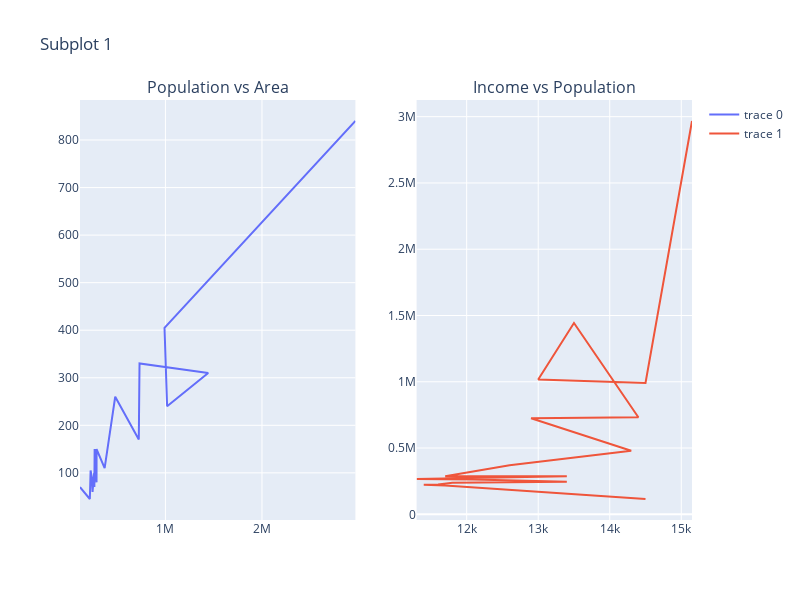

The cell this chart's notebook holds for it:
### Code cell
fig = make_subplots(rows = 1, cols = 2, subplot_titles = ('Population vs Area', 'Income vs Population'))
fig.add_trace(go.Scatter(x = df['population'], y = df['area']), row = 1, col = 1)
fig.add_trace(go.Scatter(x = df['income'], y = df['population']), row = 1, col = 2)
fig.update_layout(height = 600, width = 800, title = "Subplot 1")
fig.show()

### Figure 1 — Plotly figure (JSON) as saved in the notebook; plotly's stock layout.template omitted (floating-point values rounded to 4 significant figures)
{"data": [{"type": "scatter", "x": [2967360, 990724, 1017699, 1443207, 731922, 724314, 480080, 370707, 286958, 286899, 286649, 267060, 264318, 262119, 245323, 237686, 225339, 223462, 217315, 115512], "xaxis": "x", "y": [840, 405, 240, 310, 330, 170, 260, 110, 150, 80, 80, 150, 70, 100, 60, 90, 105, 90, 45, 70], "yaxis": "y"}, {"type": "scatter", "x": [15150, 14500, 13000, 13500, 14400, 12900, 14300, 12600, 11700, 11800, 13400, 11300, 12100, 12100, 13400, 11800, 11600, 11400, 11700, 14500], "xaxis": "x2", "y": [2967360, 990724, 1017699, 1443207, 731922, 724314, 480080, 370707, 286958, 286899, 286649, 267060, 264318, 262119, 245323, 237686, 225339, 223462, 217315, 115512], "yaxis": "y2"}], "layout": {"annotations": [{"font": {"size": 16}, "showarrow": false, "text": "Population vs Area", "x": 0.225, "xanchor": "center", "xref": "paper", "y": 1, "yanchor": "bottom", "yref": "paper"}, {"font": {"size": 16}, "showarrow": false, "text": "Income vs Population", "x": 0.775, "xanchor": "center", "xref": "paper", "y": 1, "yanchor": "bottom", "yref": "paper"}], "height": 600, "title": {"text": "Subplot 1"}, "width": 800, "xaxis": {"anchor": "y", "domain": [0, 0.45]}, "xaxis2": {"anchor": "y2", "domain": [0.55, 1]}, "yaxis": {"anchor": "x", "domain": [0, 1]}, "yaxis2": {"anchor": "x2", "domain": [0, 1]}}}
